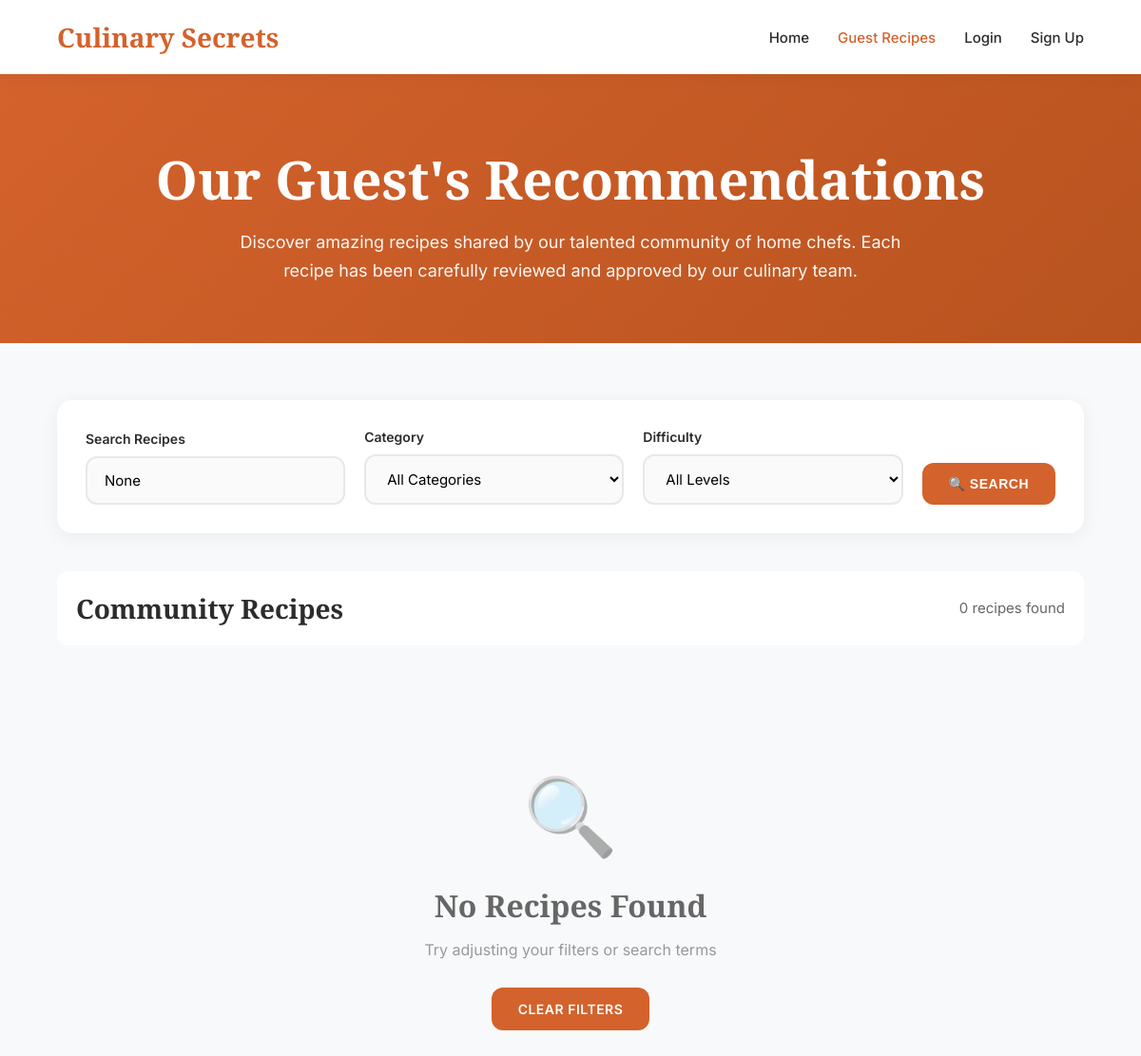
Page /accounts/guest-recipes/ on the earlier database version.
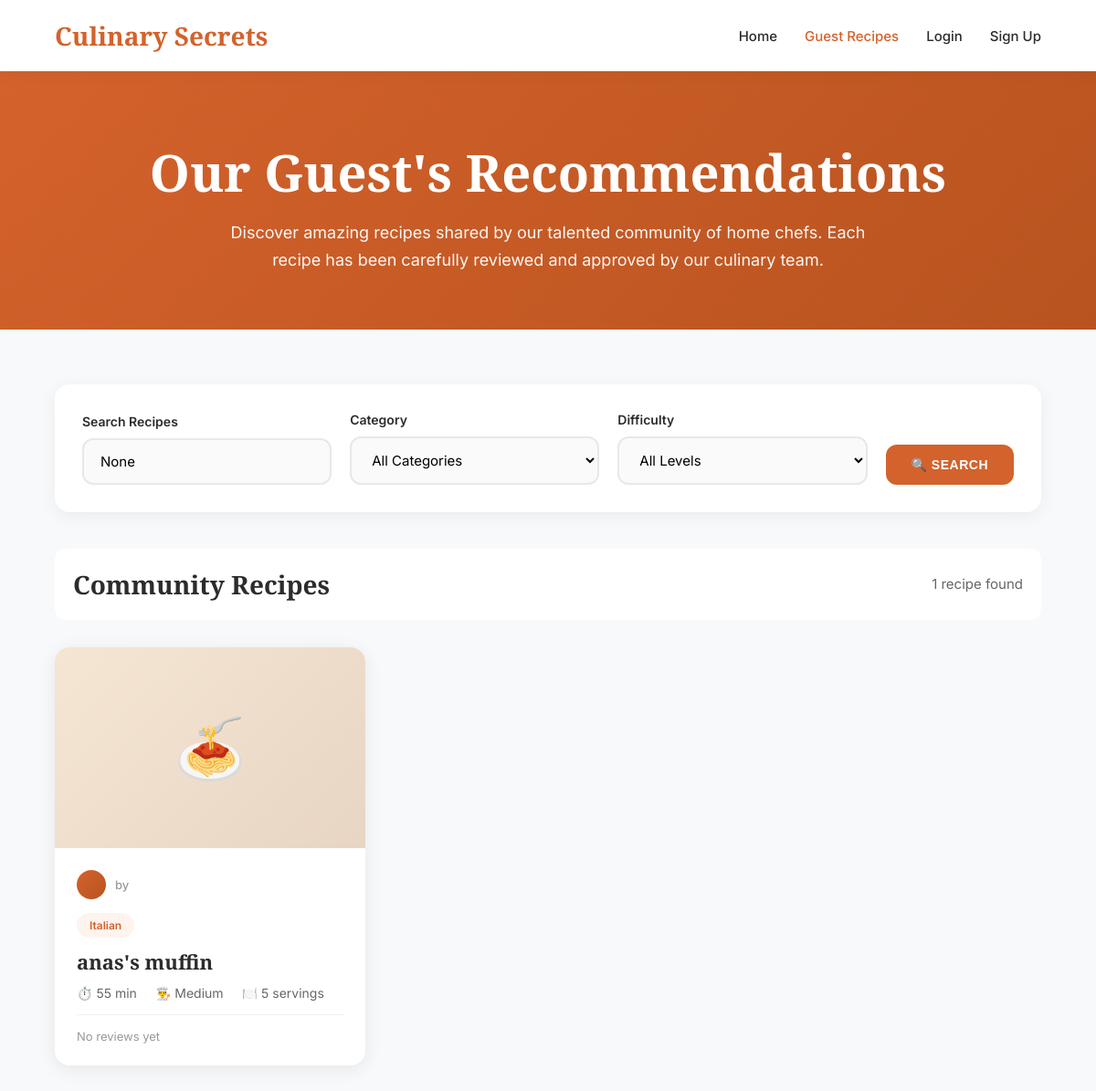
Same page on the later database version.
### recipes/models.py (models this page shows, shortened)
class Recipe(models.Model):
    DIFFICULTY_CHOICES = [
        ('easy', 'Easy'),
        ('medium', 'Medium'),
        ('hard', 'Hard'),
    ]
    APPROVAL_STATUS_CHOICES = [
        ('draft', 'Draft'),
        ('pending', 'Pending Review'),
        ('approved', 'Approved'),
        ('rejected', 'Rejected'),
    ]
    title = models.CharField(max_length=200, db_index=True)
    slug = models.SlugField(unique=True, db_index=True)
    description = models.TextField()
    ingredients = models.TextField(help_text="One ingredient per line")
    instructions = models.TextField()
    prep_time = models.PositiveIntegerField(
        help_text="Preparation time in minutes",
        validators=[MinValueValidator(1)]
    )
    cook_time = models.PositiveIntegerField(
        help_text="Cooking time in minutes",
        validators=[MinValueValidator(1)]
    )
    servings = models.PositiveIntegerField(
        default=4,
        validators=[MinValueValidator(1), MaxValueValidator(50)]
    )
    difficulty = models.CharField(
        max_length=10,
        choices=DIFFICULTY_CHOICES,
        default='medium',
        db_index=True
    )
    category = models.ForeignKey(
        Category,
        on_delete=models.CASCADE,
        related_name='recipes',
        db_index=True
    )
    author = models.ForeignKey(
        User,
        on_delete=models.SET_NULL,
        null=True,
        blank=True,
        db_index=True
    )
    image_url = models.URLField(blank=True, null=True)
    is_featured = models.BooleanField(default=False, db_index=True)
    approval_status = models.CharField(
        max_length=20,
        choices=APPROVAL_STATUS_CHOICES,
        default='approved',  # Admin recipes auto-approved
        db_index=True
    )
    is_user_recipe = models.BooleanField(default=False, db_index=True)
    rejection_reason = models.TextField(blank=True, null=True)
    reviewed_by = models.ForeignKey(
        User,
        on_delete=models.SET_NULL,
        null=True,
        blank=True,
        related_name='reviewed_recipes'
    )
    reviewed_at = models.DateTimeField(null=True, blank=True)
    created_at = models.DateTimeField(auto_now_add=True, db_index=True)
    updated_at = models.DateTimeField(auto_now=True)
    class Meta:
        ordering = ['-created_at']
        indexes = [
            models.Index(fields=['-created_at'], name='recipe_created_idx'),
            models.Index(fields=['category', '-created_at'], name='recipe_cat_date_idx'),
            models.Index(fields=['is_featured', '-created_at'], name='recipe_featured_idx'),
            models.Index(fields=['difficulty', '-created_at'], name='recipe_diff_date_idx'),
            models.Index(fields=['title'], name='recipe_title_idx'),
            models.Index(fields=['approval_status', '-created_at'], name='recipe_approval_date_idx'),
            models.Index(fields=['is_user_recipe', 'approval_status'], name='recipe_user_approval_idx'),
        ]
        verbose_name = 'Recipe'
        verbose_name_plural = 'Recipes'
    @property
    def total_time(self):
        return self.prep_time + self.cook_time

class Category(models.Model):
    name = models.CharField(max_length=100, unique=True)
    description = models.TextField(blank=True)
    slug = models.SlugField(unique=True, db_index=True)
    created_at = models.DateTimeField(auto_now_add=True)
    class Meta:
        verbose_name_plural = "Categories"
        ordering = ['name']
        indexes = [
            models.Index(fields=['name'], name='category_name_idx'),
        ]

### accounts/views.py (the view)
# urls.py: path('guest-recipes/', views.guest_recipes_view, name='guest_recipes'),
def guest_recipes_view(request):
    recipes = Recipe.objects.filter(
        is_user_recipe=True,
        approval_status='approved'
    ).select_related(
        'category', 'author'
    ).annotate(
        avg_rating=Avg('reviews__rating', filter=Q(reviews__is_approved=True)),
        review_count=Count('reviews', filter=Q(reviews__is_approved=True)),
        favorite_count=Count('favorited_by')
    ).order_by('-created_at')
    category_slug = request.GET.get('category')
    difficulty = request.GET.get('difficulty')
    search = request.GET.get('search')
    if category_slug:
        recipes = recipes.filter(category__slug=category_slug)
    if difficulty:
        recipes = recipes.filter(difficulty=difficulty)
    if search:
        recipes = recipes.filter(
            Q(title__icontains=search) |
            Q(description__icontains=search) |
            Q(ingredients__icontains=search)
        )
    categories = Category.objects.all().order_by('name')
    context = {
        'recipes': recipes,
        'categories': categories,
        'selected_category': category_slug,
        'selected_difficulty': difficulty,
        'search_query': search,
    }
    return render(request, 'accounts/guest_recipes.html', context)

### accounts/templates/accounts/guest_recipes.html (shortened to what this page needs)
<!DOCTYPE html>
<html lang="en">
<head>
</head>
<body>
    <nav class="navbar">
        <div class="nav-content">
            <a href="{% url 'recipes:landing_page' %}" class="logo">Culinary Secrets</a>
            <div class="nav-links">
                <a href="{% url 'recipes:landing_page' %}">Home</a>
                <a href="{% url 'accounts:guest_recipes' %}" class="active">Guest Recipes</a>
                {% if user.is_authenticated %}
                    <a href="{% url 'accounts:dashboard' %}">Dashboard</a>
                    <a href="{% url 'accounts:favorites' %}">Favorites</a>
                    <a href="{% url 'accounts:submit_recipe' %}">Submit Recipe</a>
                    <a href="{% url 'accounts:logout' %}">Logout</a>
                {% else %}
                    <a href="{% url 'accounts:login' %}">Login</a>
                    <a href="{% url 'accounts:signup' %}">Sign Up</a>
                {% endif %}
            </div>
        </div>
    </nav>
    <section class="hero">
        <h1>Our Guest's Recommendations</h1>
        <p>Discover amazing recipes shared by our talented community of home chefs. Each recipe has been carefully reviewed and approved by our culinary team.</p>
    </section>
    <div class="container">
        <div class="filters">
            <form method="get" action="{% url 'accounts:guest_recipes' %}">
                <div class="filter-row">
                    <div class="filter-group">
                        <label>Search Recipes</label>
                        <input type="text" name="search" class="filter-input" placeholder="Search by title, ingredients..." value="{{ search_query }}">
                    </div>
                    <div class="filter-group">
                        <label>Category</label>
                        <select name="category" class="filter-select">
                            <option value="">All Categories</option>
                        </select>
                    </div>
                    <div class="filter-group">
                        <label>Difficulty</label>
                        <select name="difficulty" class="filter-select">
                            <option value="">All Levels</option>
                        </select>
                    </div>
                    <button type="submit" class="filter-btn">🔍 Search</button>
                </div>
            </form>
        </div>
        <div class="stats-bar">
            <h2>Community Recipes</h2>
            <span class="recipe-count">{{ recipes.count }} recipe{{ recipes.count|pluralize }} found</span>
        </div>
        {% if recipes %}
            <div class="recipes-grid">
                {% for recipe in recipes %}
                   <div class="recipe-card" data-url="{% url 'accounts:recipe_detail' recipe.slug %}" onclick="window.location.href=this.dataset.url">
                        <div class="recipe-image">
                            {% if recipe.category.name == "Italian" %}🍝
                            {% elif recipe.category.name == "American" %}🍔
                            {% elif recipe.category.name == "Asian" %}🍜
                            {% elif recipe.category.name == "Mexican" %}🌮
                            {% elif recipe.category.name == "Desserts" %}🍰
                            {% else %}🍴{% endif %}
                        </div>
                        <div class="recipe-content">
                            <div class="recipe-author">
                                <div class="author-avatar">
                                </div>
                                <span class="author-name">by {{ recipe.author.get_full_name }}</span>
                            </div>
                            <span class="recipe-category">{{ recipe.category.name }}</span>
                            <h3>{{ recipe.title }}</h3>
                            <div class="recipe-meta">
                                <span>⏱️ {{ recipe.total_time }} min</span>
                                <span>👨‍🍳 {{ recipe.get_difficulty_display }}</span>
                                <span>🍽️ {{ recipe.servings }} servings</span>
                            </div>
                            {% if recipe.avg_rating %}
                                <div class="recipe-rating">
                                    <span class="stars">★★★★★</span>
                                    <span class="rating-count">{{ recipe.avg_rating|floatformat:1 }} ({{ recipe.review_count }} reviews)</span>
                                </div>
                            {% else %}
                                <div class="recipe-rating">
                                    <span class="rating-count">No reviews yet</span>
                                </div>
                            {% endif %}
                        </div>
                    </div>
                {% endfor %}
            </div>
        {% else %}
            <div class="empty-state">
                <div class="empty-icon">🔍</div>
                <h3>No Recipes Found</h3>
                <p>Try adjusting your filters or search terms</p>
                <a href="{% url 'accounts:guest_recipes' %}" class="btn">Clear Filters</a>
            </div>
        {% endif %}
    </div>
</body>
</html>

### accounts/templates/accounts/guest_recipes.html (style rules this page uses)
* { margin: 0; padding: 0; box-sizing: border-box; }
body { font-family: 'Inter', sans-serif; background: #f8f9fa; color: #2c2c2c; }
.navbar { background: white; padding: 20px 5%; box-shadow: 0 2px 20px rgba(0,0,0,0.05); position: sticky; top: 0; z-index: 100; }
.nav-content { max-width: 1400px; margin: 0 auto; display: flex; justify-content: space-between; align-items: center; }
.logo { font-family: 'Playfair Display', serif; font-size: 28px; font-weight: 700; color: #d4622c; text-decoration: none; }
.nav-links { display: flex; gap: 30px; align-items: center; }
.nav-links a { text-decoration: none; color: #2c2c2c; font-weight: 500; font-size: 15px; transition: color 0.3s; }
.nav-links a:hover, .nav-links a.active { color: #d4622c; }
.hero { background: linear-gradient(135deg, #d4622c 0%, #b8531f 100%); color: white; padding: 80px 5% 60px; text-align: center; }
.hero h1 { font-family: 'Playfair Display', serif; font-size: 56px; font-weight: 900; margin-bottom: 20px; line-height: 1.1; }
.hero p { font-size: 18px; opacity: 0.95; max-width: 700px; margin: 0 auto; line-height: 1.7; }
.container { max-width: 1400px; margin: 0 auto; padding: 60px 5%; }
.filters { background: white; border-radius: 16px; padding: 30px; box-shadow: 0 4px 20px rgba(0,0,0,0.06); margin-bottom: 40px; }
.filter-row { display: flex; gap: 20px; align-items: flex-end; }
.filter-group { flex: 1; }
.filter-group label { display: block; font-weight: 600; color: #2c2c2c; margin-bottom: 10px; font-size: 14px; }
.filter-input, .filter-select { width: 100%; padding: 14px 18px; border: 2px solid #e8e8e8; border-radius: 12px; font-size: 15px; transition: all 0.3s ease; background: #fafafa; font-family: 'Inter', sans-serif; }
.filter-btn { padding: 14px 28px; background: #d4622c; color: white; border: none; border-radius: 12px; font-weight: 600; font-size: 14px; cursor: pointer; transition: all 0.3s; text-transform: uppercase; letter-spacing: 0.5px; }
.stats-bar { display: flex; justify-content: space-between; align-items: center; margin-bottom: 30px; padding: 20px; background: white; border-radius: 12px; }
.stats-bar h2 { font-family: 'Playfair Display', serif; font-size: 28px; font-weight: 700; color: #2c2c2c; }
.recipe-count { font-size: 15px; color: #666; }
.recipes-grid { display: grid; grid-template-columns: repeat(auto-fill, minmax(320px, 1fr)); gap: 30px; }
.recipe-card { background: white; border-radius: 16px; overflow: hidden; box-shadow: 0 4px 20px rgba(0,0,0,0.08); transition: all 0.3s ease; cursor: pointer; }
.recipe-image { width: 100%; height: 220px; background: linear-gradient(135deg, #f5e6d3 0%, #e8d5c4 100%); display: flex; align-items: center; justify-content: center; font-size: 64px; position: relative; }
.recipe-content { padding: 24px; }
.recipe-author { display: flex; align-items: center; gap: 10px; margin-bottom: 15px; }
.author-avatar { width: 32px; height: 32px; border-radius: 50%; background: linear-gradient(135deg, #d4622c, #b8531f); display: flex; align-items: center; justify-content: center; color: white; font-weight: 600; font-size: 12px; }
.author-name { font-size: 13px; color: #999; font-weight: 500; }
.recipe-content h3 { font-family: 'Playfair Display', serif; font-size: 22px; font-weight: 700; color: #2c2c2c; margin-bottom: 12px; line-height: 1.3; }
.recipe-category { display: inline-block; padding: 6px 14px; background: #fef3ed; color: #d4622c; border-radius: 20px; font-size: 12px; font-weight: 600; margin-bottom: 12px; }
.recipe-meta { display: flex; gap: 20px; font-size: 14px; color: #666; margin-bottom: 15px; }
.recipe-meta span { display: flex; align-items: center; gap: 6px; }
.recipe-rating { display: flex; align-items: center; gap: 8px; padding-top: 15px; border-top: 1px solid #f0f0f0; }
.rating-count { font-size: 13px; color: #999; }

Differences in the rows shown:
added Recipe: category.name "Italian", title "anas's muffin", total_time "55", difficulty "Medium", servings "5", shows "No reviews yet"
Other differences:
{{ recipes.count }}: "0" → "1"
text no longer shown: "🔍 No Recipes Found Try adjusting your filters or search terms CLEAR FILTERS"
